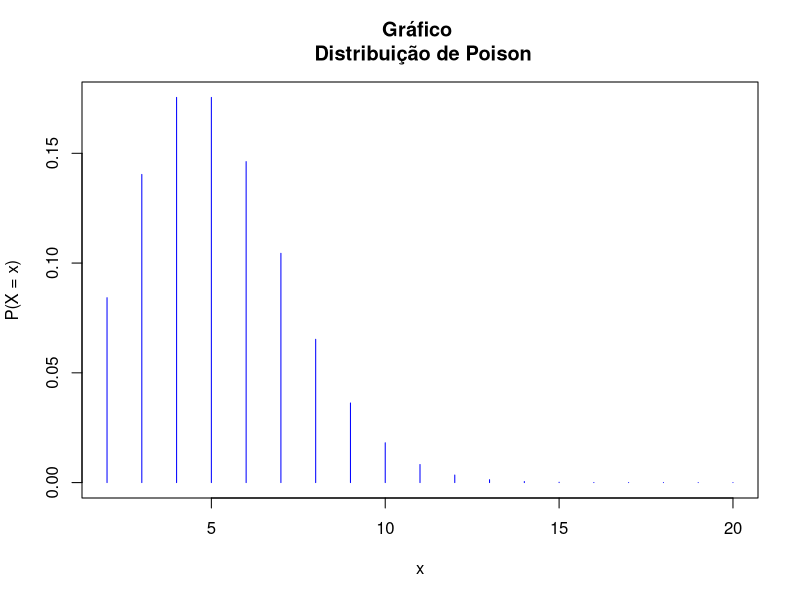
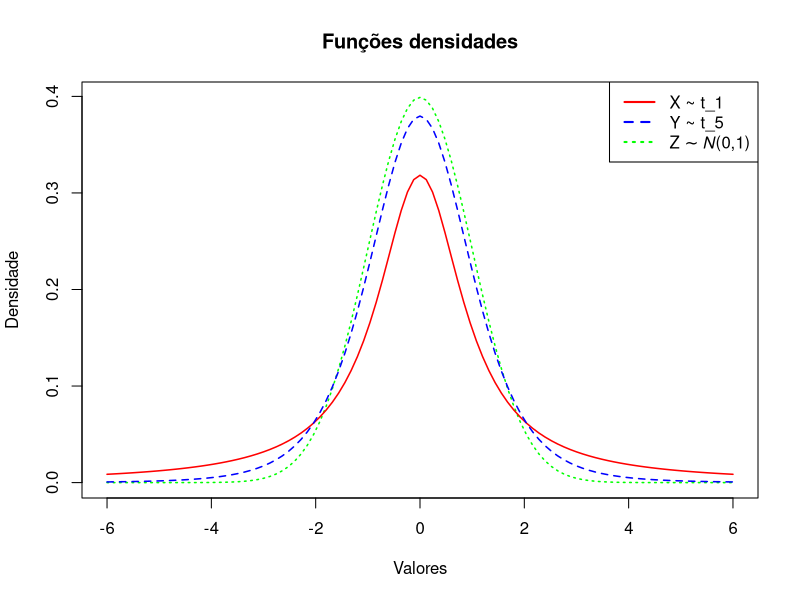
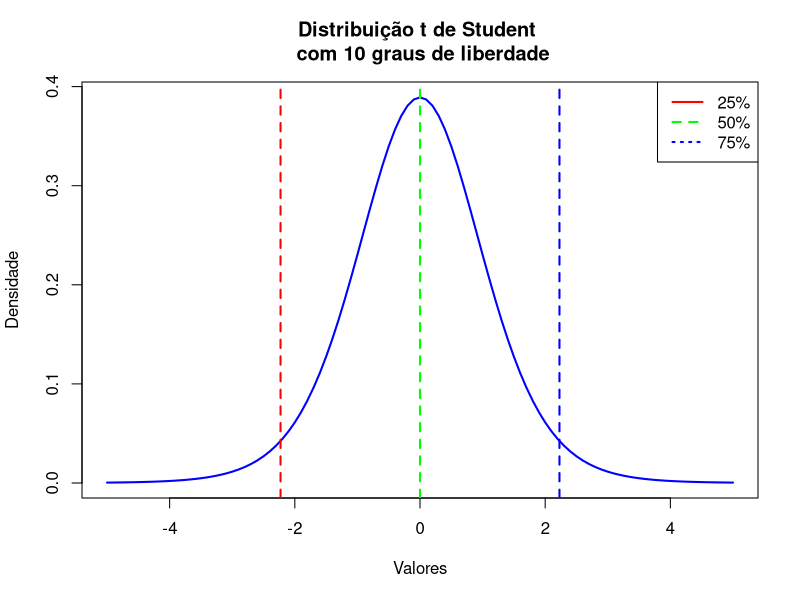
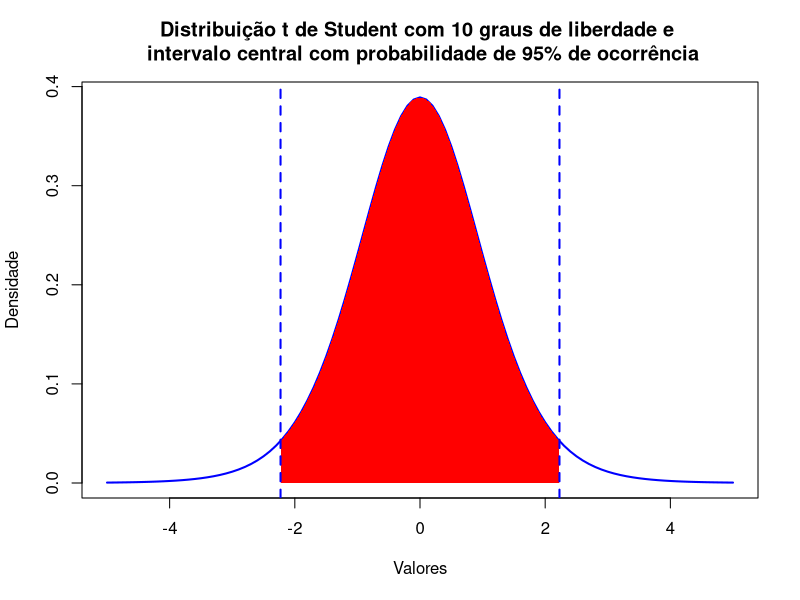
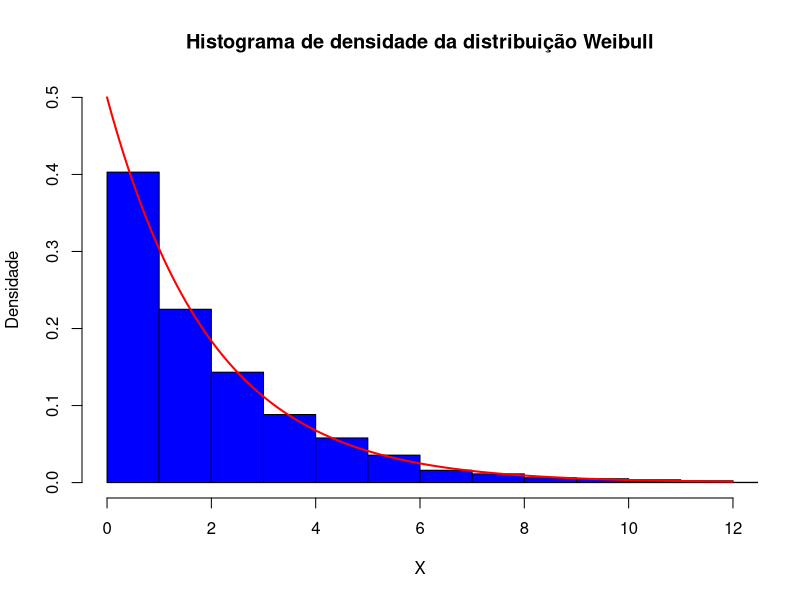
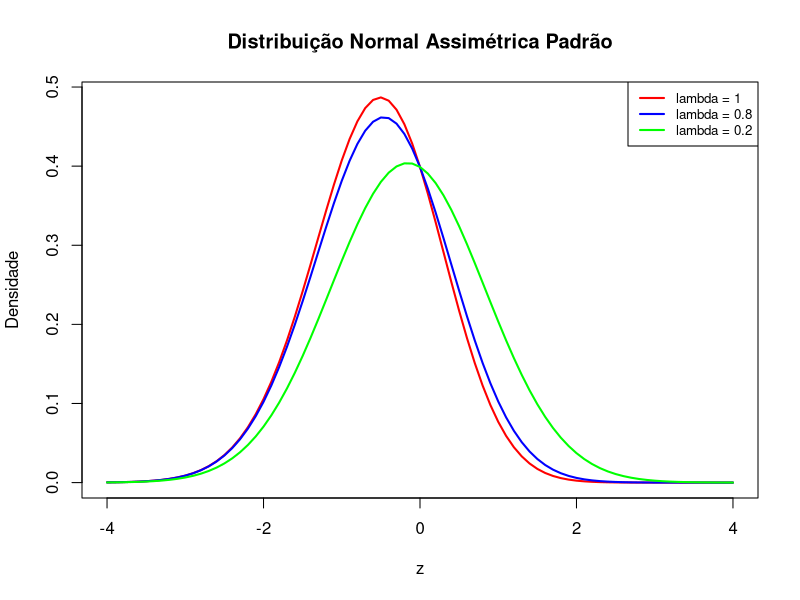

R code for these plots, in order:
## ---- chunk 1
knitr::opts_chunk$set(echo = TRUE)

## ---- chunk 2
ppois(14,lambda = 8)
## ---- chunk 3
ppois(12, lambda = 8, lower.tail = F) + ppois(3, lambda = 8)
## ---- chunk 4
(ppois(9, 8) - ppois(7, 8)) / ppois(7, 8, lower.tail = F)
## ---- chunk 5
pnorm(60, mean = 75, sd = sqrt(30))
## ---- chunk 6
pnorm(65, mean = 75, sd = sqrt(30), lower.tail = F)
## ---- chunk 7
pnorm(90, mean = 75, sd = sqrt(30)) - pnorm(65, mean = 75, sd = sqrt(30))
## ---- chunk 8
qnorm(0.01, mean = 75, sd = sqrt(30))
## ---- chunk 9
qnorm(0.90, mean = 75, sd = sqrt(30))
## ---- chunk 10
x <- 2:20
fx <- dpois(x,lambda = 5)
plot(x, fx, type = 'h', col = "blue", ylab = "P(X = x)")
title("Gráfico \n Distribuição de Poison")
## ---- chunk 11
# definindo as três funções densidades de probabilidade
fx <- function(x) dt(x, df=1)
fy <- function(x) dt(x, df=5)
fz <- function(x) dnorm(x)

# traçando as curvas
plot(fz, from=-6, to=6, col="green", lty=3, lwd=1.5, ylab="Densidade", xlab="Valores")
plot(fx, from=-6, to=6, col="red", lty=1, lwd=1.5, add = TRUE)
plot(fy, from=-6, to=6, col="blue", lty=2, lwd=1.5, add=TRUE)


# adicionando a legenda
legend("topright", c("X ~ t_1", "Y ~ t_5", "Z ∼ 𝑁(0,1)"), col=c("red", "blue", "green"), lty=c(1,2,3), lwd=2)
title("Funções densidades")

## ---- chunk 12
y <- function(x) dt(x,10)

plot(y, -5, 5, col = "blue", lty=1, lwd=2, ylab="Densidade", xlab="Valores")

quantis <- qt(c(0.025, 0.5, 0.975), df = 10)

abline(v = quantis, col = c("red", "green", "blue"), lty = 2, lwd = 2)

legend("topright", c("25%", "50%", "75%"), col=c("red", "green", "blue"), lty=c(1,2,3), lwd=2)

title("Distribuição t de Student \n com 10 graus de liberdade")
## ---- chunk 13
# definindo o número de pontos para o gráfico
y <- function(x) dt(x,10)

plot(y, -5, 5, col = "blue", lty=1, lwd=2, ylab="Densidade", xlab="Valores")

quantis <- qt(c(0.025,0.975), df = 10)

intervalo <- seq(from = quantis[1], to = quantis[2], length.out = 100)

densidade_intervalo <- dt(intervalo, df = 10)

polygon(c(quantis[1], intervalo, quantis[2]), c(0, densidade_intervalo, 0), 
        col = "red", border = NA)

abline(v = quantis, col = "blue", lty = 2, lwd = 2)

title("Distribuição t de Student com 10 graus de liberdade e \n intervalo central com probabilidade de 95% de ocorrência")
## ---- chunk 14
y <- rweibull(3000, shape = 1, scale = 2)

x <- seq(from = 0, to = 12, length.out = 3000)


densidade_teorica <- dweibull(x, shape = 1, scale = 2)

hist(y, freq = FALSE, breaks = 30, col = "blue", xlim = c(0, 12), ylim = c(0, 0.5), 
     main = "Histograma de densidade da distribuição Weibull",
     xlab = "X", ylab = "Densidade")
lines(x, densidade_teorica, col = "red", lwd = 2)

## ---- chunk 15
x0 <- rep(1,100)

x1 <- runif(100)

epsilon <- rnorm(100, mean = 0, sd = sqrt(0.4))

# matriz X
X <- matrix(data = c(x0,x1), ncol = 2, nrow = 100)

# definindo os betas
beta <- c(0.5, 2)

# calculando o vetor y
y <- X %*% beta + epsilon

# matriz A
A <- cbind(y, X)
## ---- chunk 16
head(X)
## ---- chunk 17
head(A)
## ---- chunk 18
# função de densidade 
fz <- function(z, lambda){(2*dnorm(z))*pnorm(z * lambda, lower.tail = F)}

z <- seq(-4, 4, by = 0.1)

a <- fz(z, 0.2)

b <- fz(z, 0.8)

c <- fz(z, 1)

plot(z, c, type = "l", col = "red", lwd = 2, ylab = "Densidade",
     xlab = "z", main = "Distribuição Normal Assimétrica Padrão")

lines(z, b, type = "l", col = "blue", lwd = 2)

lines(z, a, type = "l", col = "green", lwd = 2)

legend("topright", legend = c("lambda = 1", "lambda = 0.8", "lambda = 0.2"),
       col = c("red", "blue", "green"), lwd = 2, cex = 0.8)

